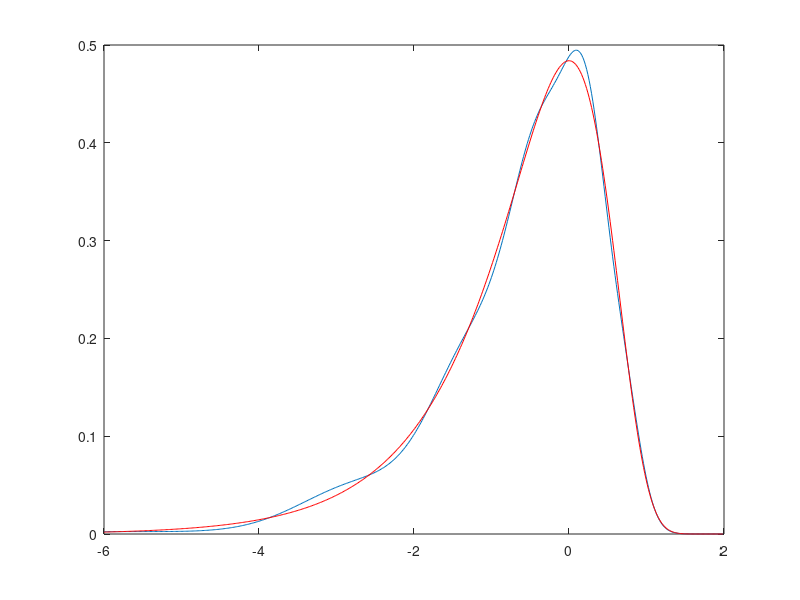

The MATLAB source for this figure:
% setup for 7 component normal mixture approximation to log chi-square for
%  SV models

J=7;
q=[  0.00730  0.00002  0.10556   0.25750  0.34001 0.24566 0.04395 ]';
b=[ -5.7002   -4.9186   -2.6216   -1.1793   -0.3255    0.2624    0.7537 ]';
w=[  1.4490    1.2949    0.6534    0.3157    0.1600    0.0851    0.0418 ]';

x=-6+8*((0:500)/501)';
fx=zeros(size(x));; 
for j=1:J, fx=fx+q(j)*normpdf(x,b(j),sqrt(w(j))); end % *exp(-(x-b(j)).^2/(2*w(j)))/sqrt(2*pi*w(j)); end
px=sqrt(2/pi)*exp(x-exp(2*x)/2); 
plot(x, fx); line(x,px,'color','r'); 